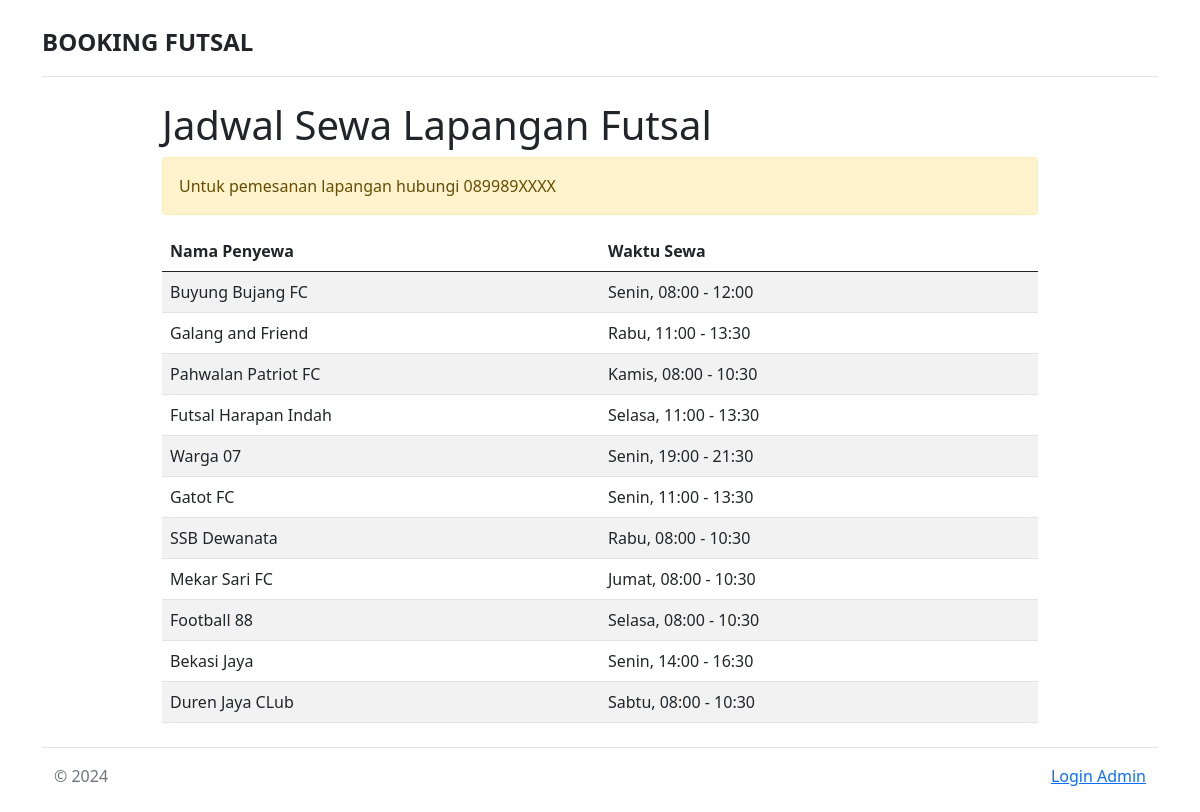
The page / on the database its author committed.
### tables this page shows
CREATE TABLE `jadwal` (
  `id_jadwal` int(255) NOT NULL,
  `nama_penyewa` varchar(255) NOT NULL,
  `waktu_sewa` varchar(255) NOT NULL
);

### application/controllers/Welcome.php (called while the page is built, shortened)
<?php
class Welcome extends CI_Controller {
	public function __construct()
	{
		$this->load->model('akun_model');
		$this->load->model('crud_model');
	}
	public function index()
	{
		$data['array_jadwal'] = $this->crud_model->mengambil_data('jadwal');
		$this->load->view('home_index',$data);
	}
}

### index.php (called while the page is built, shortened)
<?php
require_once BASEPATH.'core/CodeIgniter.php';

### application/models/Crud_model.php (called while the page is built, shortened)
<?php
class Crud_model extends CI_Model{
	public function mengambil_data($nama_tabel)
	{
		$this->db->select('*');
		$this->db->from($nama_tabel);
		$query = $this->db->get();
		return $query->result();
	}
}

### application/views/home_index.php (the view, shortened to what this page needs)
<!doctype html>
<html lang="en">
  <head>
	<link href="<?=base_url();?>css/bootstrap.min.css" rel="stylesheet" >
	<link href="<?=base_url();?>css/style.css" rel="stylesheet" >
  </head>
  <body>
	<main>
	  <div class="container py-4">
		<header class="pb-3 text-uppercase mb-4 border-bottom">
		  <a href="/" class="d-flex align-items-center text-dark text-decoration-none">
			<span class="fs-4 fw-bold">Booking Futsal</span>
		  </a>
		</header>
		<div class="container" style="max-width: 900px;">
		<h1>Jadwal Sewa Lapangan Futsal</h1>
<div class="alert alert-warning" role="alert">
  Untuk pemesanan lapangan hubungi 089989XXXX
</div>
<table class="table table-striped table-hover" id="sortTable" width="100%" cellspacing="0">
              <thead class="thead-dark">
                <tr>
                  <th>Nama Penyewa</th>
                  <th>Waktu Sewa</th>
                </tr>
              </thead>
              <tbody>
			  <?php foreach($array_jadwal as $jadwal): ?>
				<tr>
                  <td width="150">
					<?=$jadwal->nama_penyewa;?>                  </td>
                  <td width="150">
                    <?=$jadwal->waktu_sewa;?>                  </td>
                </tr>
				<?php endforeach; ?>
			  </tbody>
            </table>
		</div>
		<footer class="pt-3 mt-4 container text-muted border-top">
			<div class="d-flex justify-content-between">
				<div>&copy; 2024</div>
				<div><a href="<?=site_url('akun')?>">Login Admin</a></div>
			</div>
		</footer>
	  </div>
	</main>
  </body>
</html>

### rows shown on the page
jadwal: nama_penyewa "Buyung Bujang FC", waktu_sewa "Senin, 08:00 - 12:00"
jadwal: nama_penyewa "Galang and Friend", waktu_sewa "Rabu, 11:00 - 13:30"
jadwal: nama_penyewa "Pahwalan Patriot FC", waktu_sewa "Kamis, 08:00 - 10:30"
jadwal: nama_penyewa "Futsal Harapan Indah", waktu_sewa "Selasa, 11:00 - 13:30"
jadwal: nama_penyewa "Warga 07", waktu_sewa "Senin, 19:00 - 21:30"
jadwal: nama_penyewa "Gatot FC", waktu_sewa "Senin, 11:00 - 13:30"
jadwal: nama_penyewa "SSB Dewanata", waktu_sewa "Rabu, 08:00 - 10:30"
jadwal: nama_penyewa "Mekar Sari FC", waktu_sewa "Jumat, 08:00 - 10:30"
jadwal: nama_penyewa "Football 88", waktu_sewa "Selasa, 08:00 - 10:30"
jadwal: nama_penyewa "Bekasi Jaya", waktu_sewa "Senin, 14:00 - 16:30"
jadwal: nama_penyewa "Duren Jaya CLub", waktu_sewa "Sabtu, 08:00 - 10:30"
